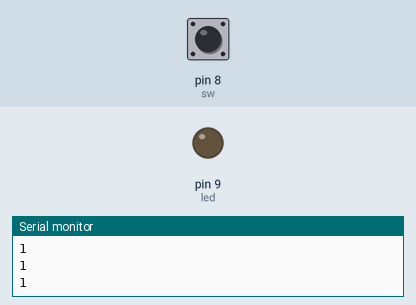
This sketch was run on a simulated Arduino Uno, built with avr-gcc and run on an emulated ATmega328P. Shown: output pins drawn as LEDs (lit = HIGH), the last lines printed to the serial monitor. The inputs (shaded band) are chosen by the test bench; at power-on: pin 8 (sw) HIGH.

Above: at 2.8 s.
2.9 s: pin 8 (sw) pulled LOW for 1.2 s
At 3.5 s:
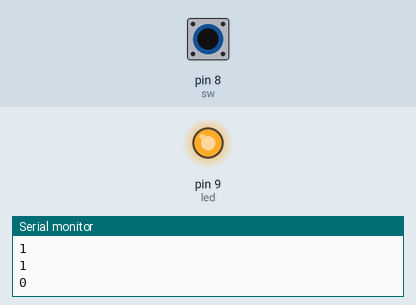
6.5 s: pin 8 (sw) pulled LOW for 3.2 s
At 11.2 s:
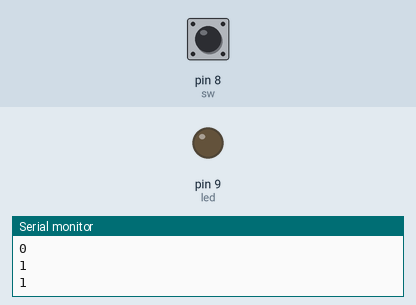
Timing chart, 0 to 12.7 s (numbered marks = the images above; inputs shaded):
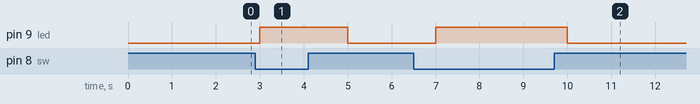

The sketch:

digitalRead.ino
```cpp
int sw = 8;
int led = 9;
void setup() {
 Serial.begin(9600);
 pinMode(sw,INPUT_PULLUP);
 pinMode(led,OUTPUT);
}

void loop() {
 int val = digitalRead(sw);
   if(val==0){
    digitalWrite(led,1);
   }else{
    digitalWrite(led,0);
   }
 Serial.println(val);
 delay(1000);

}
```

Measured:
- after the input at 2.9 s, pin 9 (led): LOW → HIGH after 0.10 s, → LOW 2.0 s later
- after the input at 6.5 s, pin 9 (led): LOW → HIGH after 0.50 s, → LOW 3.0 s later
